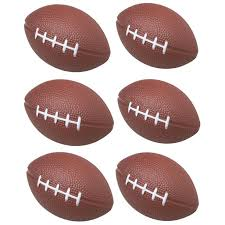
#> input picture Images and Figures/footballs.jpeg, 225 x 225 px, found by its file name
$ python thresholds_image_identification.py
#> lines starting #> are read from the running program, lines starting #| are printed output that depends on the picture; after the words box and inside, x2 and y2 are one past the last pixel; in counts of white or black regions, pixels touching at a corner belong together
## We have a picture and need to track how many specific footballs
## exist in a random image. Do: Image Blur / Build a binary image.
## Then do Thresholding:
## - simple thresholding
## - adaptive thresholding
## - Otzu Thresholding
## - InRange
## - Canny

import cv2

# Import and Preview Image
image = cv2.imread('/Users/konstantinosgyftodimos/Documents/OpenCV_Projects/Images and Figures/footballs.jpeg')
#> image is the input picture: shape (225, 225, 3); mean B, G, R 169.4, 172.2, 195.6
cv2.imshow('input image',image)
cv2.waitKey(-1)

# Convert to GrayScale
gray = cv2.cvtColor(image, cv2.COLOR_BGR2GRAY)
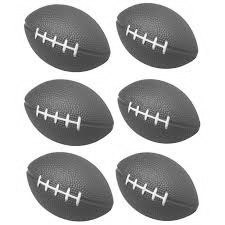
#> gray: shape (225, 225); min 44, max 255, mean 178.9
cv2.imshow('grayscale version',gray)
cv2.waitKey(-1)

# Apply Gaussian Blur kernel - (11x11) to GrayScale Image
blurred = cv2.GaussianBlur(gray, (11,11), None, )
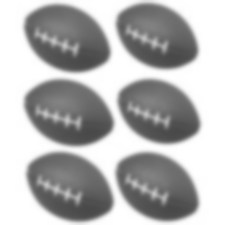
#> blurred: shape (225, 225); min 73, max 255, mean 178.9
cv2.imshow('blurred version', blurred)
cv2.waitKey(-1)

# Simple Threshold: Make White backround into Black
ret, thresh1 = cv2.threshold(blurred, 235, 255, cv2.THRESH_BINARY_INV)
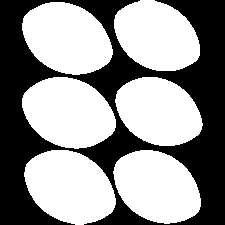
#> thresh1: shape (225, 225); 57.5% white; 1 black region, box (x1, y1, x2, y2) and area: (0, 0, 225, 225) 21508
cv2.imshow('Simple Threshold', thresh1)
cv2.waitKey(-1)

# Adaptive Threshold: Same, but it doesnt need to give input number and play with it
thresh2 = cv2.adaptiveThreshold(blurred, 255, cv2.ADAPTIVE_THRESH_GAUSSIAN_C, cv2.THRESH_BINARY_INV, 11, 2)
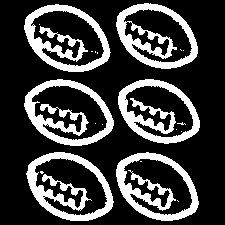
#> thresh2: shape (225, 225); 24.6% white; 20 white regions (14 under 20 px)
cv2.imshow('Adaptive Threshold', thresh2)
cv2.waitKey(-1)

# Find Contours, Find how many White Footballs exist in the Black image
contours, hierarchy = cv2.findContours(thresh1, cv2.RETR_TREE, cv2.CHAIN_APPROX_SIMPLE)
#> contours = 6 contours; box (x1, y1, x2, y2) and area: (24, 150, 116, 225) 4998, (22, 77, 116, 149) 4938, (22, 2, 113, 75) 4834, (113, 150, 201, 224) 4736, (114, 0, 200, 71) 4506, (115, 77, 203, 146) 4420
print('There are:', len(contours), 'footballs in the image')
#| There are: 6 footballs in the image

# Draw Contours, Draw around the Footballs and number them!
cv2.drawContours(image, contours, -1, (0, 255, 0), 2)
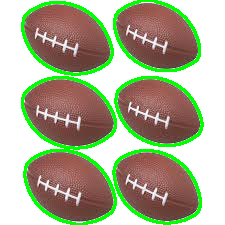
#> image: shape (225, 225, 3); 10.22% of pixels changed, all inside (x1, y1, x2, y2) = (21, 0, 204, 225)
cv2.imshow('Draw Contours', image)
cv2.waitKey(-1)
